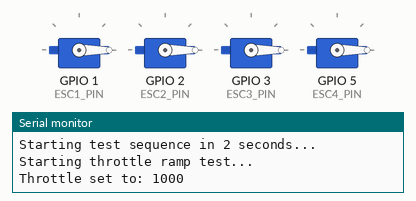
Simulated run of this sketch. Board: ESP32-S3. Shown: 4 × servo, the last lines printed to the serial monitor.

Above: at 5.05 s.
At 5.95 s:
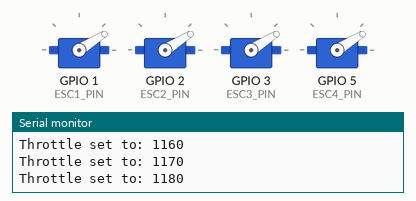
At 6.85 s:
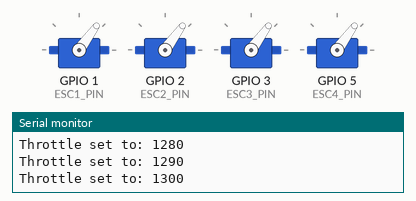
At 8.65 s:
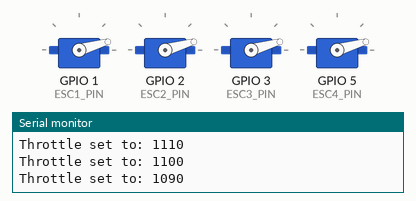
Timing chart, 0 to 14.2 s (numbered marks = the images above):
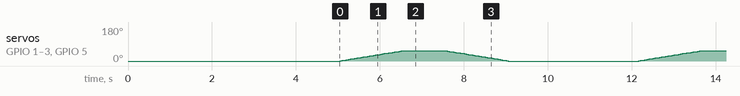

The sketch:

ESP32_S3_ESC_4_IN_1_Motors.ino
```cpp
#include <ESP32Servo.h>

// Create 4 servo objects for 4 ESCs
Servo esc1;
Servo esc2;
Servo esc3;
Servo esc4;

// Define GPIO pins - CHANGE THESE to your actual pins
const int ESC1_PIN = 1;
const int ESC2_PIN = 2;
const int ESC3_PIN = 3;
const int ESC4_PIN = 5;

// ESC calibration values (in microseconds)
const int MIN_THROTTLE = 1000;  // Minimum pulse width (stopped)
const int MAX_THROTTLE = 2000;  // Maximum pulse width (full speed)
const int ARM_THROTTLE = 1000;  // Arming value

void setup() {
  Serial.begin(115200);
  Serial.println("ESP32-S3 ESC Control Starting...");

  // Attach ESCs to pins with min/max pulse width
  // Standard PWM frequency is 50Hz for ESCs
  esc1.setPeriodHertz(50);
  esc2.setPeriodHertz(50);
  esc3.setPeriodHertz(50);
  esc4.setPeriodHertz(50);

  esc1.attach(ESC1_PIN, MIN_THROTTLE, MAX_THROTTLE);
  esc2.attach(ESC2_PIN, MIN_THROTTLE, MAX_THROTTLE);
  esc3.attach(ESC3_PIN, MIN_THROTTLE, MAX_THROTTLE);
  esc4.attach(ESC4_PIN, MIN_THROTTLE, MAX_THROTTLE);

  Serial.println("ESCs attached to pins");

  // CRITICAL: ESC Arming Sequence
  // Send minimum throttle for 2-3 seconds to arm ESCs
  Serial.println("Arming ESCs... Send minimum throttle");
  armESCs();

  Serial.println("ESCs armed! Ready to control motors.");
  Serial.println("Starting test sequence in 2 seconds...");
  delay(2000);
}

void loop() {
  // Test sequence: gradually increase then decrease throttle
  testThrottleRamp();
  delay(3000);
}

// Arm all ESCs by sending minimum throttle signal
void armESCs() {
  esc1.writeMicroseconds(MIN_THROTTLE);
  esc2.writeMicroseconds(MIN_THROTTLE);
  esc3.writeMicroseconds(MIN_THROTTLE);
  esc4.writeMicroseconds(MIN_THROTTLE);
  delay(3000);  // Wait for ESC beeps indicating arming complete
}

// Set all motors to same throttle value
void setAllMotors(int throttle) {
  // Constrain throttle to safe range
  throttle = constrain(throttle, MIN_THROTTLE, MAX_THROTTLE);

  esc1.writeMicroseconds(throttle);
  esc2.writeMicroseconds(throttle);
  esc3.writeMicroseconds(throttle);
  esc4.writeMicroseconds(throttle);

  Serial.print("Throttle set to: ");
  Serial.println(throttle);
}

// Set individual motor throttle
void setMotor(int motorNum, int throttle) {
  throttle = constrain(throttle, MIN_THROTTLE, MAX_THROTTLE);

  switch(motorNum) {
    case 1:
      esc1.writeMicroseconds(throttle);
      break;
    case 2:
      esc2.writeMicroseconds(throttle);
      break;
    case 3:
      esc3.writeMicroseconds(throttle);
      break;
    case 4:
      esc4.writeMicroseconds(throttle);
      break;
  }
}

// Test function: ramp throttle up and down
void testThrottleRamp() {
  Serial.println("Starting throttle ramp test...");

  // Ramp up from min to 30% throttle
  for (int throttle = MIN_THROTTLE; throttle <= MIN_THROTTLE + 300; throttle += 10) {
    setAllMotors(throttle);
    delay(50);
  }

  delay(1000);

  // Ramp back down to minimum
  for (int throttle = MIN_THROTTLE + 300; throttle >= MIN_THROTTLE; throttle -= 10) {
    setAllMotors(throttle);
    delay(50);
  }

  Serial.println("Test complete");
}

// Emergency stop - call this to immediately stop all motors
void emergencyStop() {
  setAllMotors(MIN_THROTTLE);
  Serial.println("EMERGENCY STOP - All motors stopped");
}
```
